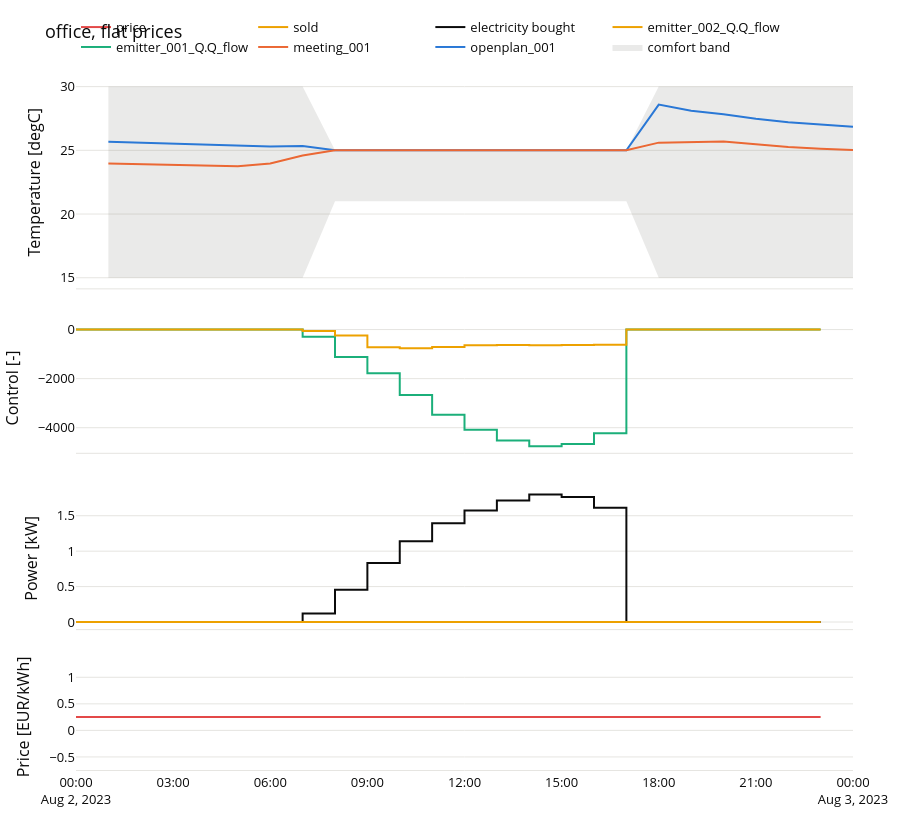
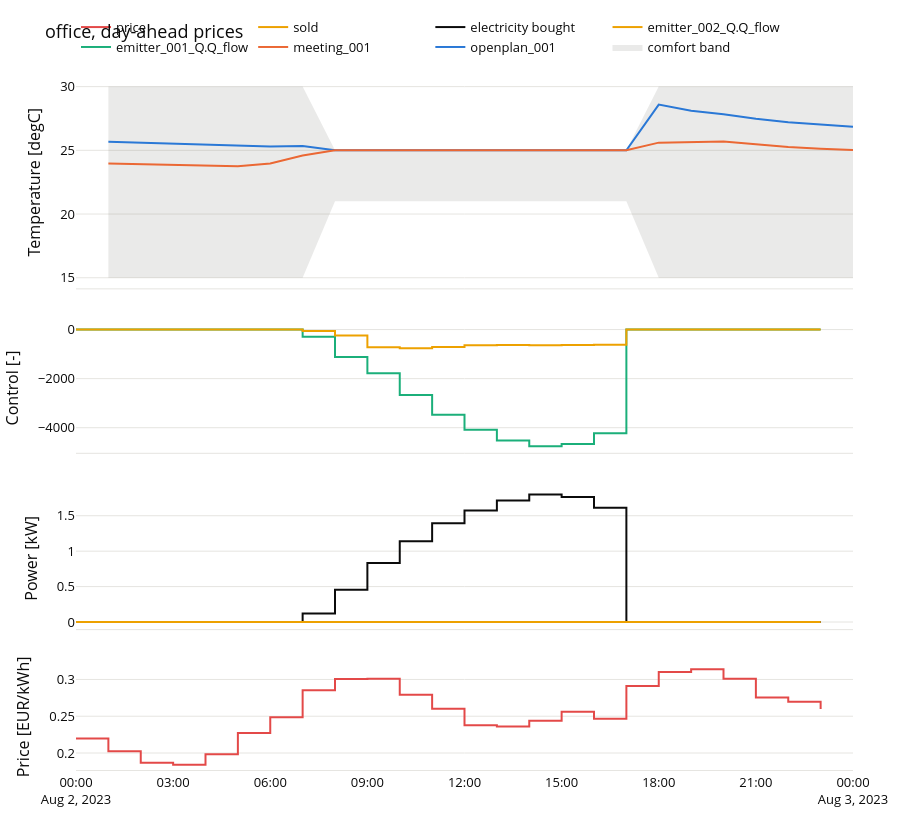

These figures' notebook cell, in order:
### Markdown cell above
## 2. A summer day: flat price against day-ahead prices

The comfort band is 21 to 25 degC when occupied, free floating between 15 and 30 degC otherwise. With a flat
price the controller cools as late as possible; with day-ahead prices it may pre-cool the mass at night, when
electricity is cheap, if the saving beats the extra losses.

### Code cell
tariffs = _office.tariffs()
horizon = 6 if quick_mode() else 24
plans = {}
for price in _office.PRICES:
    controller = ModelPredictiveController(
        model, MPCSettings(horizon=horizon, **_office.EFFICIENCIES), _office.BAND, tariffs[price]
    )
    with timed(f"plan under {price} prices"):
        plans[price] = controller.solve(x0, office.forecaster.forecast(_office.START, horizon, 3600.0))
    display(plot_plan(plans[price], model, f"office, {price} prices"))
summary = {
    price: {
        "cost EUR": plan.economic_cost,
        "cooling kWh": -float(plan.controls.clip(upper=0).sum().sum()) / 1000,
        "heating kWh": float(plan.controls.clip(lower=0).sum().sum()) / 1000,
        "electricity kWh": float(plan.meter["P_meter"].sum()) / 1000,
        "peak kW": float(plan.meter["P_meter"].max()) / 1000,
    }
    for price, plan in plans.items()
}
display(pd.DataFrame(summary).round(2))
